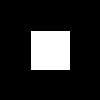
Frame 1 (no input)
Frame 60 (the mouse pressed at the canvas centre just before this capture): identical to frame 1, image omitted
Frame 120 (the mouse held since frame 60 and released just before this capture): identical to frame 1, image omitted

The Processing sketch that drew this single still picture (run headless with seeded random() and noise(); from frame 60 on, the mouse is pressed at the canvas centre):

// Processing sketch: h_2_3
// ── h_2_3.pde
int Farbe;
void setup(){
  size(100,100);
}
void draw() {
  background(Farbe);
  rectMode(CENTER);
  rect(50, 50, 40, 40);
}
void keyPressed(){
  Farbe = 255;
}
void mousePressed(){
  Farbe = 0;
}  
